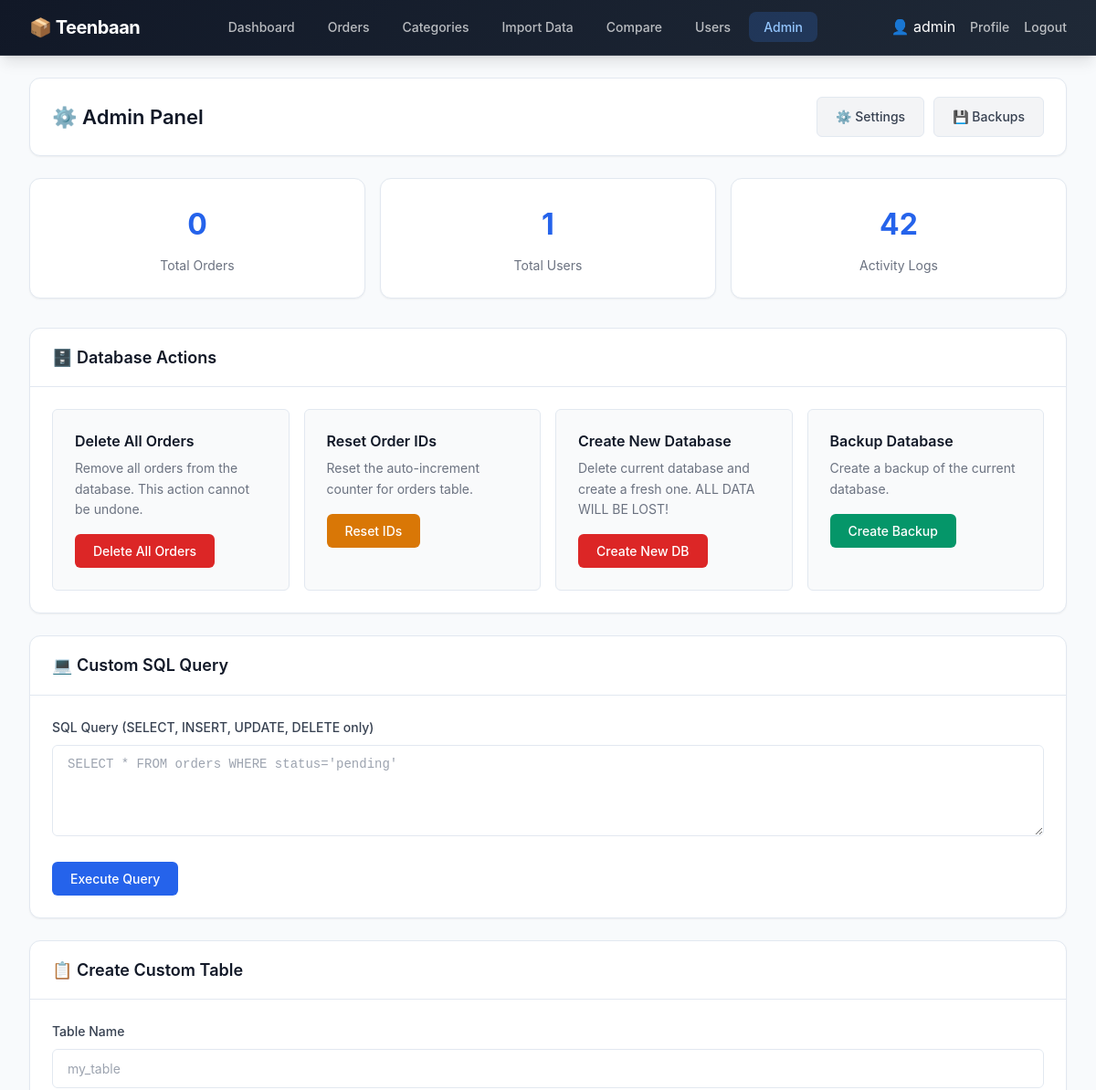
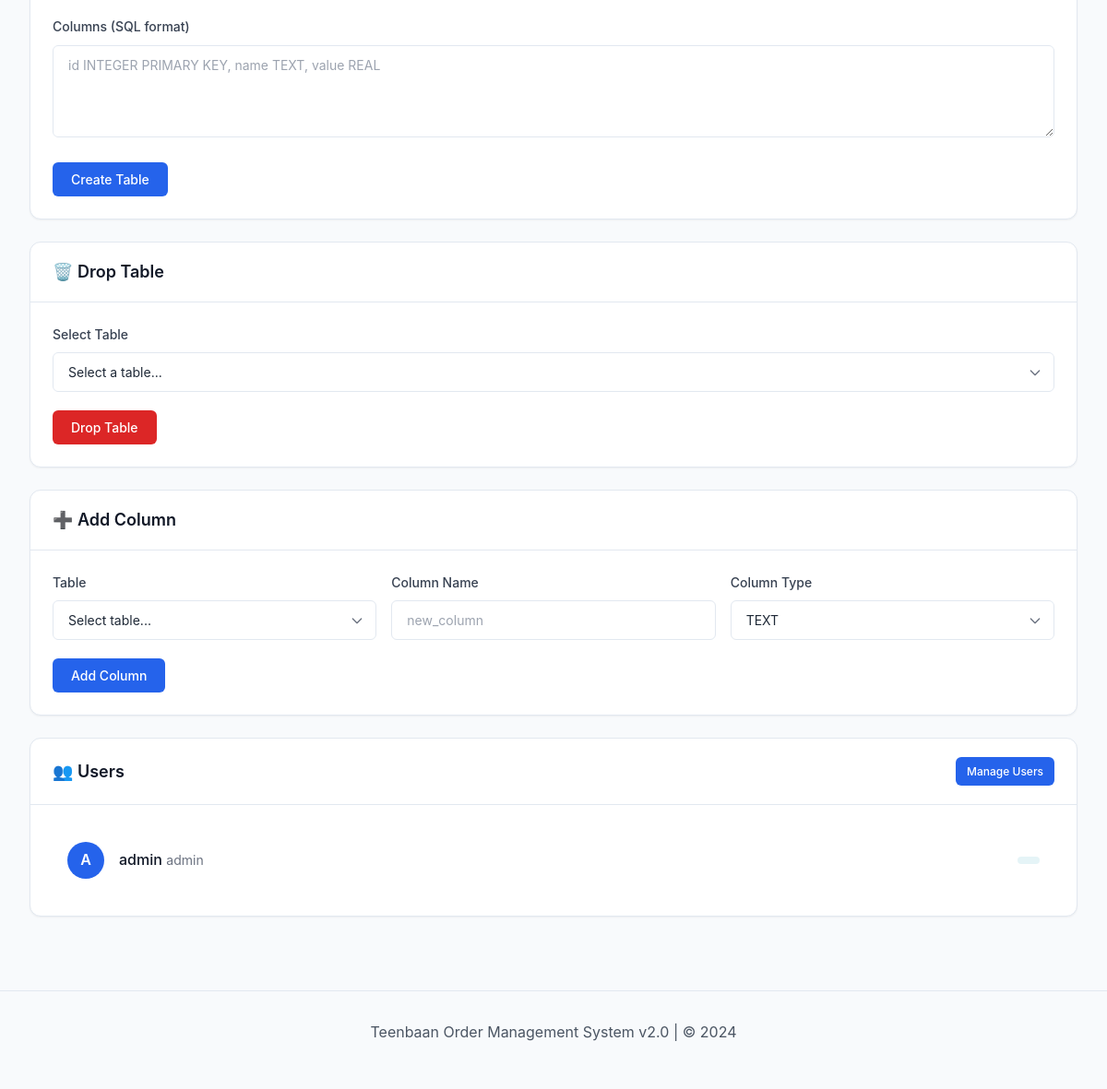
The page /admin (signed in) on the database its author committed (2 pictures, top to bottom).
### tables this page shows
CREATE TABLE users (
            id INTEGER PRIMARY KEY AUTOINCREMENT,
            username TEXT UNIQUE,
            password TEXT,
            role TEXT
        , email TEXT, status TEXT DEFAULT 'active', last_login TIMESTAMP);

### app.py (the view, shortened to what this page needs)
@app.route('/admin', methods=['GET', 'POST'])
@admin_required
def admin():
    message = ""
    with sqlite3.connect(DATABASE) as conn:
        c = conn.cursor()
        c.execute("SELECT COUNT(*) FROM orders")
        orders_count = c.fetchone()[0]
        c.execute("SELECT COUNT(*) FROM users")
        users_count = c.fetchone()[0]
        c.execute("SELECT COUNT(*) FROM activity_log")
        activity_count = c.fetchone()[0]
        c.execute("SELECT id, username, role FROM users ORDER BY id")
        users = c.fetchall()
        c.execute("SELECT name FROM sqlite_master WHERE type='table'")
        tables = [row[0] for row in c.fetchall() if row[0] != 'sqlite_sequence']
    return render_template("admin.html",
                          message=message,
                          orders_count=orders_count,
                          users_count=users_count,
                          activity_count=activity_count,
                          users=users,
                          tables=tables)

### app.py (called while the page is built)
@app.teardown_appcontext
def close_connection(exception):
    db = getattr(g, '_database', None)
    if db is not None:
        db.close()
        g._database = None

def admin_required(f):
    @wraps(f)
    def decorated_function(*args, **kwargs):
        if 'user_id' not in session:
            flash('Please log in to access this page.', 'error')
            return redirect(url_for('login'))
        if session.get('role') != 'admin':
            flash('Admin access required.', 'error')
            return redirect(url_for('dashboard'))
        return f(*args, **kwargs)
    return decorated_function

### templates/admin.html (shortened to what this page needs)
{% extends "base.html" %}
{% block extra_css %}
<link rel="stylesheet" href="{{ url_for('static', filename='css/admin.css') }}">
{% endblock %}
{% block content %}
<div class="page-header">
    <div class="header-left">
        <h1>⚙️ Admin Panel</h1>
    </div>
    <div class="header-actions">
        <a href="{{ url_for('settings') }}" class="btn btn-secondary">⚙️ Settings</a>
        <a href="{{ url_for('list_backups') }}" class="btn btn-secondary">💾 Backups</a>
    </div>
</div>
<div class="admin-stats">
    <div class="admin-stat-card">
        <div class="value">{{ orders_count }}</div>
        <div class="label">Total Orders</div>
    </div>
    <div class="admin-stat-card">
        <div class="value">{{ users_count }}</div>
        <div class="label">Total Users</div>
    </div>
    <div class="admin-stat-card">
        <div class="value">{{ activity_count }}</div>
        <div class="label">Activity Logs</div>
    </div>
</div>
<div class="admin-section">
    <div class="admin-section-header">
        <h3>🗄️ Database Actions</h3>
    </div>
    <div class="admin-section-body">
        <div class="db-actions">
            <div class="db-action-card">
                <h4>Delete All Orders</h4>
                <p>Remove all orders from the database. This action cannot be undone.</p>
                <form method="POST">
                    <button type="submit" class="btn btn-danger" onclick="return confirm('Are you sure? This will delete all orders!')">Delete All Orders</button>
                </form>
            </div>
            <div class="db-action-card">
                <h4>Reset Order IDs</h4>
                <p>Reset the auto-increment counter for orders table.</p>
                <form method="POST">
                    <button type="submit" class="btn btn-warning" onclick="return confirm('Reset order ID counter?')">Reset IDs</button>
                </form>
            </div>
            <div class="db-action-card">
                <h4>Create New Database</h4>
                <p>Delete current database and create a fresh one. ALL DATA WILL BE LOST!</p>
                <form method="POST" action="{{ url_for('create_database') }}">
                    <button type="submit" class="btn btn-danger" onclick="return confirm('DANGER: This will delete ALL data! Continue?')">Create New DB</button>
                </form>
            </div>
            <div class="db-action-card">
                <h4>Backup Database</h4>
                <p>Create a backup of the current database.</p>
                <form method="POST" action="{{ url_for('backup_database') }}">
                    <button type="submit" class="btn btn-success">Create Backup</button>
                </form>
            </div>
        </div>
    </div>
</div>
<div class="admin-section">
    <div class="admin-section-header">
        <h3>💻 Custom SQL Query</h3>
    </div>
    <div class="admin-section-body">
        <form method="POST">
            <div class="form-group">
                <label for="custom_sql">SQL Query (SELECT, INSERT, UPDATE, DELETE only)</label>
                <textarea id="custom_sql" name="custom_sql" class="sql-query" placeholder="SELECT * FROM orders WHERE status='pending'"></textarea>
            </div>
            <button type="submit" class="btn btn-primary">Execute Query</button>
        </form>
    </div>
</div>
<div class="admin-section">
    <div class="admin-section-header">
        <h3>📋 Create Custom Table</h3>
    </div>
    <div class="admin-section-body">
        <form method="POST">
            <div class="form-row">
                <div class="form-group">
                    <label for="table_name">Table Name</label>
                    <input type="text" id="table_name" name="table_name" required placeholder="my_table">
                </div>
            </div>
            <div class="form-group">
                <label for="columns">Columns (SQL format)</label>
                <textarea id="columns" name="columns" rows="3" placeholder="id INTEGER PRIMARY KEY, name TEXT, value REAL" required></textarea>
            </div>
            <button type="submit" class="btn btn-primary">Create Table</button>
        </form>
    </div>
</div>
<div class="admin-section">
    <div class="admin-section-header">
        <h3>🗑️ Drop Table</h3>
    </div>
    <div class="admin-section-body">
        <form method="POST">
            <div class="form-group">
                <label for="table_name_drop">Select Table</label>
                <select id="table_name_drop" name="table_name" required>
                    <option value="">Select a table...</option>
                </select>
            </div>
            <button type="submit" class="btn btn-danger" onclick="return confirm('Are you sure? This will permanently delete the table and all its data!')">Drop Table</button>
        </form>
    </div>
</div>
<div class="admin-section">
    <div class="admin-section-header">
        <h3>➕ Add Column</h3>
    </div>
    <div class="admin-section-body">
        <form method="POST">
            <div class="form-row">
                <div class="form-group">
                    <label for="table_name_add">Table</label>
                    <select id="table_name_add" name="table_name" required>
                        <option value="">Select table...</option>
                    </select>
                </div>
                <div class="form-group">
                    <label for="column_name">Column Name</label>
                    <input type="text" id="column_name" name="column_name" required placeholder="new_column">
                </div>
                <div class="form-group">
                    <label for="column_type">Column Type</label>
                    <select id="column_type" name="column_type">
                        <option value="TEXT">TEXT</option>
                    </select>
                </div>
            </div>
            <button type="submit" class="btn btn-primary">Add Column</button>
        </form>
    </div>
</div>
<div class="admin-section">
    <div class="admin-section-header">
        <h3>👥 Users</h3>
        <a href="{{ url_for('users') }}" class="btn btn-sm btn-primary">Manage Users</a>
    </div>
    <div class="admin-section-body">
        <div class="users-table">
            {% for user in users %}
            <div class="user-row">
                <div class="user-avatar">{{ user[1][0].upper() }}</div>
                <div class="user-info">
                    <span class="name">{{ user[1] }}</span>
                    <span class="email">{{ user[2] or 'No email' }}</span>
                </div>
                <span class="badge {{ 'badge-success' if user[4] == 'admin' else 'badge-info' }}">{{ user[4] }}</span>
            </div>
            {% endfor %}
        </div>
    </div>
</div>
{% endblock %}

### static/css/main.css (style rules this page uses)
:root { --primary: #2563eb; --primary-dark: #1d4ed8; --primary-light: #3b82f6; --gray-50: #f9fafb; --gray-100: #f3f4f6; --gray-200: #e5e7eb; --gray-300: #d1d5db; --gray-400: #9ca3af; --gray-500: #6b7280; --gray-600: #4b5563; --gray-700: #374151; --gray-800: #1f2937; --gray-900: #111827; --success: #059669; --success-light: #d1fae5; --warning: #d97706; --warning-light: #fef3c7; --danger: #dc2626; --danger-light: #fee2e2; --info: #0891b2; --info-light: #cffafe; --bg-primary: #f8fafc; --bg-secondary: #ffffff; --border-color: #e2e8f0; --shadow-sm: 0 1px 2px 0 rgb(0 0 0 / 0.05); --shadow: 0 1px 3px 0 rgb(0 0 0 / 0.1), 0 1px 2px -1px rgb(0 0 0 / 0.1); --shadow-md: 0 4px 6px -1px rgb(0 0 0 / 0.1), 0 2px 4px -2px rgb(0 0 0 / 0.1); --shadow-lg: 0 10px 15px -3px rgb(0 0 0 / 0.1), 0 4px 6px -4px rgb(0 0 0 / 0.1); --radius: 6px; --radius-md: 8px; --radius-lg: 12px; --radius-full: 9999px; --font-sans: 'Inter', -apple-system, BlinkMacSystemFont, 'Segoe UI', Roboto, sans-serif; --transition: 200ms ease; --container-max-width: 1400px; }
*, *::before, *::after { margin: 0; padding: 0; box-sizing: border-box; }
html { font-size: 16px; scroll-behavior: smooth; }
body { font-family: var(--font-sans); background: var(--bg-primary); color: var(--gray-800); line-height: 1.6; min-height: 100vh; }
a { color: var(--primary); text-decoration: none; transition: color var(--transition); }
button, input, select, textarea { font-family: inherit; font-size: inherit; }
h1, h2, h3, h4, h5, h6 { font-weight: 600; line-height: 1.3; color: var(--gray-900); }
h1 { font-size: 2rem; }
h3 { font-size: 1.25rem; }
h4 { font-size: 1.125rem; }
p { color: var(--gray-600); margin-bottom: 1rem; }
.page-header { display: flex; justify-content: space-between; align-items: center; margin-bottom: 1.5rem; padding: 1.25rem 1.5rem; background: var(--bg-secondary); border-radius: var(--radius-lg); box-shadow: var(--shadow-sm); border: 1px solid var(--border-color); flex-wrap: wrap; gap: 1rem; }
.page-header h1 { font-size: 1.375rem; font-weight: 600; color: var(--gray-900); }
.header-actions { display: flex; gap: 0.625rem; flex-wrap: wrap; }

### static/css/buttons.css (style rules this page uses)
.btn { display: inline-flex; align-items: center; justify-content: center; gap: 0.5rem; padding: 0.625rem 1.25rem; border-radius: var(--radius); font-weight: 500; font-size: 0.875rem; text-decoration: none; cursor: pointer; border: none; transition: var(--transition); white-space: nowrap; }
.btn-primary { background: var(--primary); color: #ffffff; }
.btn-secondary { background: var(--gray-100); color: var(--gray-700); border: 1px solid var(--border-color); }
.btn-success { background: var(--success); color: #ffffff; }
.btn-warning { background: var(--warning); color: #ffffff; }
.btn-danger { background: var(--danger); color: #ffffff; }
.btn-sm { padding: 0.375rem 0.75rem; font-size: 0.75rem; }

### static/css/forms.css (style rules this page uses)
.form-group { margin-bottom: 1.25rem; }
.form-group label { display: block; font-size: 0.875rem; font-weight: 500; color: var(--gray-700); margin-bottom: 0.5rem; }
.form-group input, .form-group select, .form-group textarea { width: 100%; padding: 0.75rem 1rem; border: 1px solid var(--border-color); border-radius: var(--radius); font-size: 0.875rem; transition: var(--transition); background: var(--bg-secondary); color: var(--gray-800); }
.form-group input::placeholder, .form-group textarea::placeholder { color: var(--gray-400); }
.form-group select { appearance: none; background-repeat: no-repeat; background-position: right 0.75rem center; background-size: 1rem; padding-right: 2.5rem; }
.form-group textarea { resize: vertical; min-height: 100px; }
.form-row { display: grid; grid-template-columns: repeat(auto-fit, minmax(200px, 1fr)); gap: 1rem; }

### static/css/badges.css (style rules this page uses)
.badge { display: inline-flex; align-items: center; padding: 0.25rem 0.75rem; border-radius: var(--radius-full); font-size: 0.75rem; font-weight: 600; text-transform: capitalize; }
.badge-info { background: rgba(8, 145, 178, 0.1); color: var(--info); }

### rows shown on the page
users: username "A", username "admin", role "admin"

### other values the page prints
{{ session['username'] }} "admin"
{{ orders_count }} "0"
{{ users_count }} "1"
{{ activity_count }} "42"
